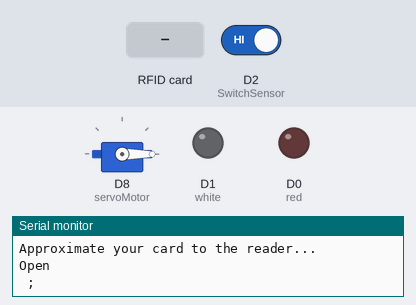
The sketch below on a simulated ESP8266 (NodeMCU). Parts: servo, output pins drawn as LEDs (lit = HIGH), the last lines printed to the serial monitor. The test bench sets the inputs (shaded band); at power-on: D2 (SwitchSensor) HIGH. WiFi joins after 1.5 s; servers stay silent unless stated.

Above: at 3.0 s.
3.1 s: D2 (SwitchSensor) driven LOW
At 4.3 s:
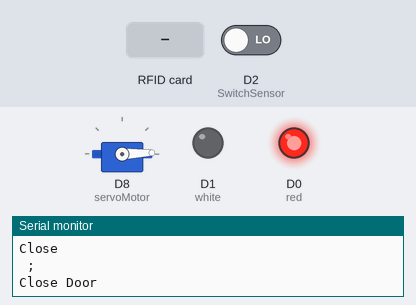
5.9 s: RFID card 59 1E 4B B2 held to the reader
At 8.2 s:
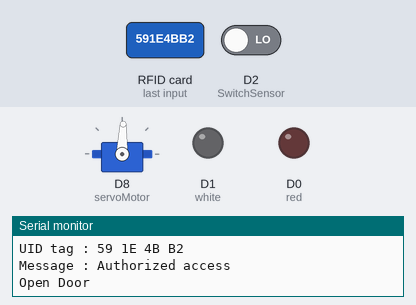
9.3 s: RFID card 5E 7A 19 C4 held to the reader
At 12.1 s:
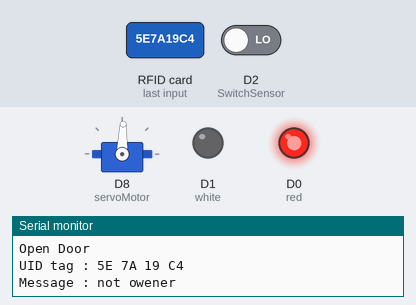
13.4 s: RFID card 59 1E 4B B2 held to the reader
At 16.7 s:
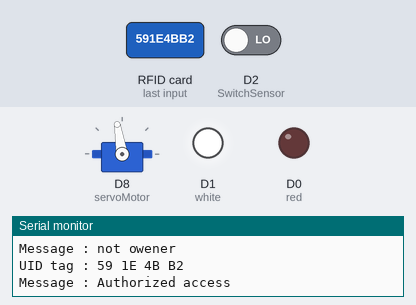
Timing chart, 0 to 18.5 s (numbered marks = the images above; inputs shaded):
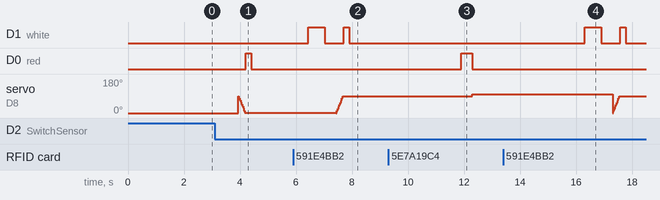

Measured:
- after the input at 3.1 s, D0 (red): LOW → HIGH after 1.1 s, → LOW 0.20 s later
- after the input at 5.9 s, D1 (white): LOW → HIGH after 0.53 s, → LOW 0.60 s later, → HIGH 0.67 s later, → LOW 0.20 s later
- after the input at 9.3 s, D0 (red): LOW → HIGH after 2.6 s, → LOW 0.40 s later; servo on D8 (servoMotor): 88° → 99° after 3.0 s
- after the input at 13.4 s, D1 (white): LOW → HIGH after 2.9 s, → LOW 0.60 s later, → HIGH 0.67 s later, → LOW 0.20 s later

The sketch:

ESPProject.ino
```cpp
#include <SPI.h>
#include <MFRC522.h>
#include <Servo.h>
#include <ESP8266WiFi.h>
#include <BlynkSimpleEsp8266.h>


 //Declare SS and RST pin on RFID
#define SS_PIN D4
#define RST_PIN D3
MFRC522 mfrc522(SS_PIN, RST_PIN);   // Create MFRC522 instance.

//declare blynk
#define BLYNK_PRINT Serial
//declare blynk's LCD in App
WidgetLCD lcd(V10);// Create Blynk LCD intance.

// should get Auth Token in the Blynk App.
char auth[] = "KwkQ9d_VOzaqAoL3M2_NZu1mWOgSqwAK";
// Your WiFi credentials.
// Set password to Wifi networks.
//Home WIFI, we must change or set new this ssiad and pass. everytime,if we wave stay in different place and WIFI
char ssid[] = "Diem";
char pass[] = "huynhthidiem";
//University WIFI
//char ssid[] = "Greenwich-Student";
//char pass[] = "12345678";

// value Pin with Led
int red = D0;
int white = D1;

// declare Servo
Servo servoMotor;
int pos = 0;// decare setup value position of Servo motor with 0"

//declare switch Sensor
const int SwitchSensor = D2;
int state;
bool isOpen = false;


void setup()
{
  Serial.begin(9600);   // Initiate a serial communication
  Blynk.begin(auth, ssid, pass);
  pinMode(red, OUTPUT);// Led D0
  pinMode(white, OUTPUT); // Led D1
  pinMode(SwitchSensor, INPUT_PULLUP);// switch sensor D2
  SPI.begin();      // Initiate  SPI bus
  mfrc522.PCD_Init();   // Initiate MFRC522
  Serial.println("Approximate your card to the reader...");
  Serial.println();
  servoMotor.attach(D8);//Initiate servo PIn
  servoMotor.write(pos);//Initiate Servo original position
}

void turn_on(int led, int TIME)//funtion turn on The LED
{
  digitalWrite(led, HIGH);   // light reb (send 5V to the pin)
  delay(TIME);               // as wait 4000ms = 4s
  digitalWrite(led, LOW);
}


// Add funtion Door_open
void Door_open(){
  for (pos = 0; pos <= 90; pos += 11)
    {
      servoMotor.write(pos);
      delay(30);
    }
    Serial.print("Open Door");
     Serial.println("");
      turn_on(white, 200);
  }
  //
// Add Funtion Door_close
 void Door_close(){
  for (pos = 90; pos >= 0; pos -= 11)
    {
      servoMotor.write(pos);
      delay(30);
    }
    Serial.print("Close Door");
     Serial.println("");
      turn_on(red, 200);
  }
//

//Function switch remote on Blynh App's Button
BLYNK_WRITE(V1)
{
  int pinValue = param.asInt();

  if(pinValue == 1)
{
   Serial.print("Open");
    Serial.println("");
   lcd.print(1, 0, "OPEN");// LCD print, column 1, row 1 in Blynk LCD
   Door_open(); //use function on remote
  }
  else
{
    Serial.println("Close");
     Serial.println("");
    lcd.print(1, 0, "CLOSE"); // LCD print, column 1, row 1 in Blynk LCD
    Door_close();//use function on remote
  }
}

//Read Door state on switch sensor
void doorState()
{
   state = digitalRead(SwitchSensor);
  if (state == HIGH) {
    if(!isOpen)
    {
    Serial.println("Open");
    Serial.println(" ; ");
    lcd.print(1, 0, "Open");
    isOpen = true;
    }
  }
  else {
    if(isOpen)
    {
    Serial.println("Close");
     Serial.println(" ; ");
     lcd.print(1,0, "Close");
     isOpen = false;
     Door_close();
    }
  }
  delay(1000);
}


void RFID()
{
// Look for new cards
  if (!mfrc522.PICC_IsNewCardPresent())
  {
    return;
  }
  // Select one of the cards
  if (!mfrc522.PICC_ReadCardSerial())
  {
    return;
  }
  //Show UID on serial monitor
  Serial.print("UID tag :");
  String content = "";
  byte letter;
  for (byte i = 0; i < mfrc522.uid.size; i++)
  {
    Serial.print(mfrc522.uid.uidByte[i] < 0x10 ? " 0" : " ");
    Serial.print(mfrc522.uid.uidByte[i], HEX);
    content.concat(String(mfrc522.uid.uidByte[i] < 0x10 ? " 0" : " "));
    content.concat(String(mfrc522.uid.uidByte[i], HEX));
  }
  Serial.println();
  Serial.print("Message : ");
  content.toUpperCase();
  lcd.print(1, 0, content.substring(1));
  //delay(3000);// if put delay here, will delay Unlock trigger before 3s
  //lcd.clear();
  if (content.substring(1) == "59 1E 4B B2") //change here the UID of the card/cards that you want to give access
  {
    Serial.println("Authorized access");
    lcd.print(2, 1, "Access");
    turn_on(white, 600);
    Serial.println();
    delay(400);
    //Unlock by servo
    Door_open();
  }
  else
  {
   Serial.println("not owener");
   lcd.print(2,1, "Welcome Robber");
   turn_on(red, 400);
   servoMotor.write(pos);
  }
  delay(3000);// so we put it here then will dalay clear function Display in Blynk LCD after 3s
  lcd.clear();
}

void loop()
{
  Blynk.run();
  RFID();
  doorState();
  }
```
